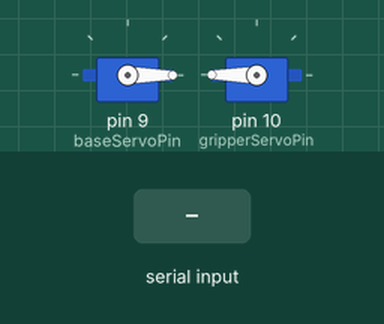
This sketch was run on a simulated Arduino Uno, built with avr-gcc and run on an emulated ATmega328P. Shown: 2 × servo. Inputs (shaded band) come from the test bench. What the sketch prints to the serial monitor is not drawn.

Above: at 1.2 s.
1.3 s: "90,45\n" received over Serial
At 6.6 s:
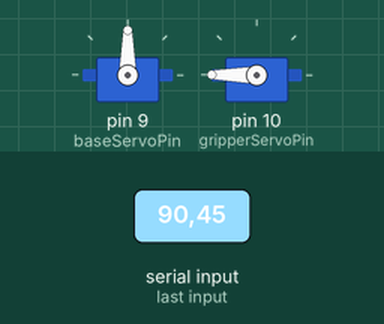
At 9.8 s:
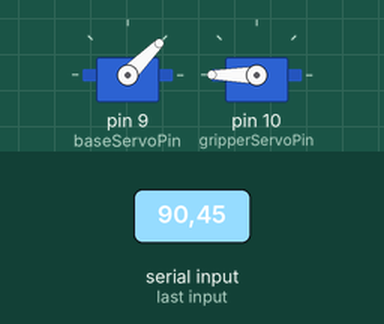
10.0 s: "30,150\n" received over Serial
At 13.4 s:
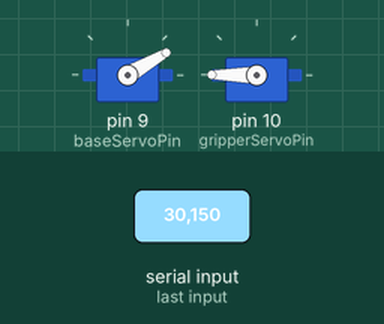
Timing chart, 0 to 24.8 s (numbered marks = the images above; inputs shaded):
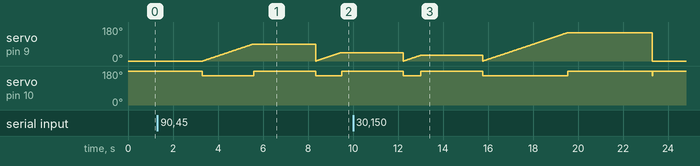

Measured:
- after the input at 1.3 s, servo on pin 10 (gripperServoPin): 180° → 155° after 2.0 s, → 180° 2.3 s later, → 155° 2.8 s later, → 180° 1.2 s later

The sketch:

classification.ino
```cpp
#include <Servo.h>

// Base servo
Servo baseServo;
const int baseServoPin = 9;
int baseAngle = 0;  // Starting angle for the base servo

// Gripper servo
Servo gripperServo;
const int gripperServoPin = 10;
const int gripperOpenAngle = 190;
const int gripperCloseAngle = 155;

void setup() {
  baseServo.attach(baseServoPin);
  gripperServo.attach(gripperServoPin);
  Serial.begin(9600);
  gripperServo.write(gripperOpenAngle);
  baseServo.write(baseAngle);
  Serial.println("Enter base angle:");
}

void loop() {
  if (Serial.available() > 0) {
    int inputAngle = Serial.parseInt();
    if (inputAngle >= 0 && inputAngle <= 180) {
      baseAngle = inputAngle;
      delay(2000);
      gripperServo.write(gripperCloseAngle);
      for (int angle = 0; angle <= baseAngle; angle++) {
        baseServo.write(angle);
        delay(25);
      }
      gripperServo.write(gripperOpenAngle);
      delay(750);
      baseServo.write(baseAngle);
    }
  }
}
```
